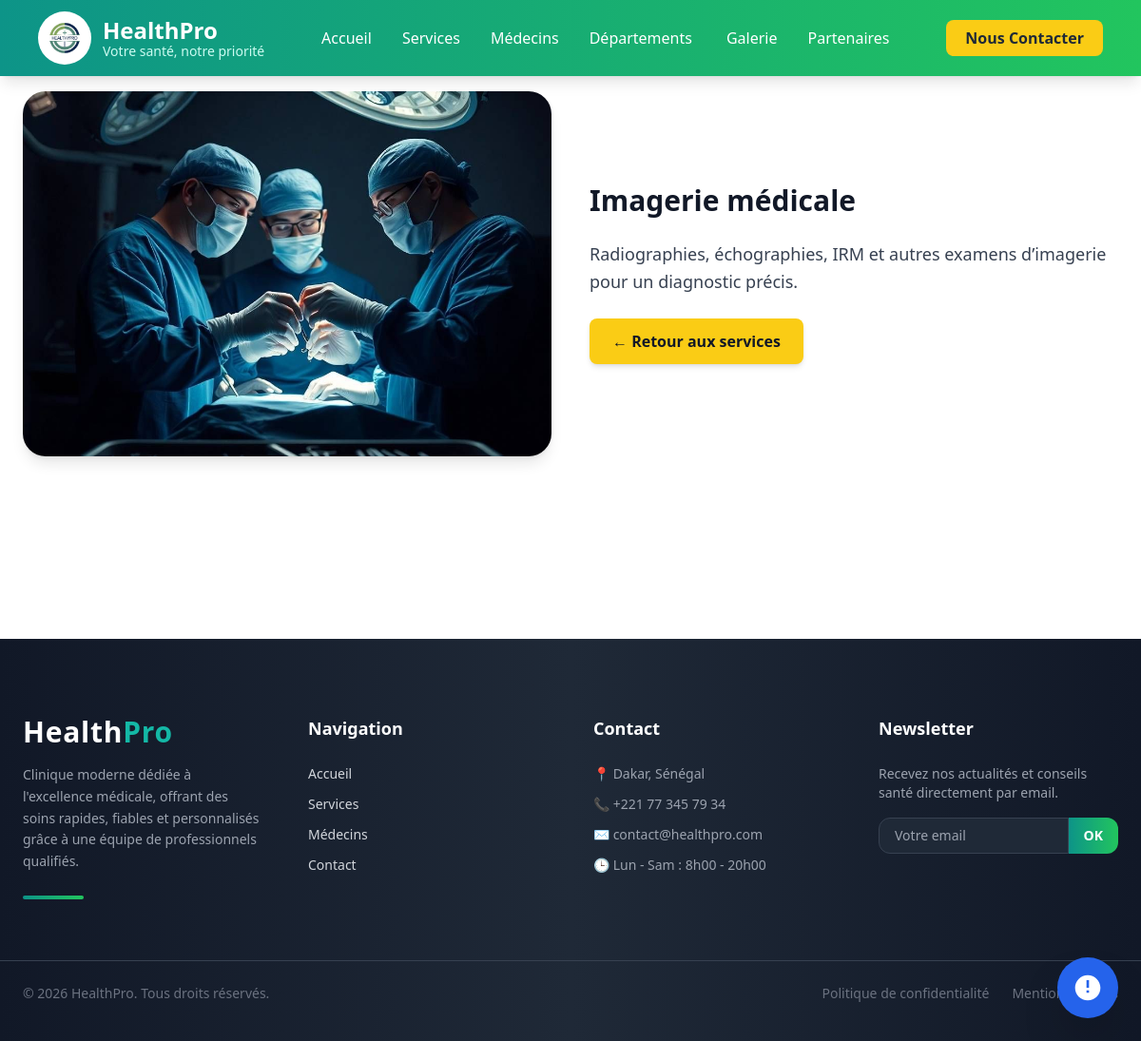
Page /services/2/ on the committed database.
### main/models.py (models this page shows, shortened)
class Service(models.Model):
    nom = models.CharField(max_length=100)
    description = models.TextField()
    image = models.ImageField(upload_to='services/')
    icone_svg = models.TextField(blank=True, null=True)  # Optionnel : code SVG ou nom d'icône
    created_at = models.DateTimeField(auto_now_add=True)

### main/views.py (the view)
# urls.py: path('services/<int:pk>/', views.ServiceDetailView.as_view(), name='service_detail'),
class ServiceDetailView(TemplateView):
    template_name = 'main/service_detail.html'
    def get_context_data(self, **kwargs):
        context = super().get_context_data(**kwargs)
        service_id = self.kwargs.get('pk')
        context['service'] = get_object_or_404(Service, id=service_id)
        return context

### main/templates/main/service_detail.html (shortened to what this page needs)
{% extends 'main/base.html' %}
{% load static %}
{% block content %}
<section class="py-24">
    <div class="max-w-7xl mx-auto px-6 flex flex-col md:flex-row gap-10 items-center">
        <div class="md:w-1/2 overflow-hidden rounded-3xl shadow-lg transform hover:scale-105 transition duration-500">
            <img src="{{ service.image.url }}" alt="{{ service.nom }}" class="w-full h-96 object-cover">
        </div>
        <div class="md:w-1/2 space-y-6">
            <h2 class="text-3xl font-bold text-gray-900">{{ service.nom }}</h2>
            <p class="text-gray-700 text-lg leading-relaxed">
                {{ service.description }}
            </p>
            <a href="{% url 'services' %}"
               class="inline-block mt-4 px-6 py-3 bg-yellow-400 text-gray-900 font-semibold rounded-lg hover:bg-yellow-300 transition shadow-md">
                ← Retour aux services
            </a>
        </div>
    </div>
</section>
{% endblock %}

### rows in the picture
Service: image (picture), nom "Imagerie médicale", description "Radiographies, échographies, IRM et autres examens d’imagerie pour un diagnostic précis."
